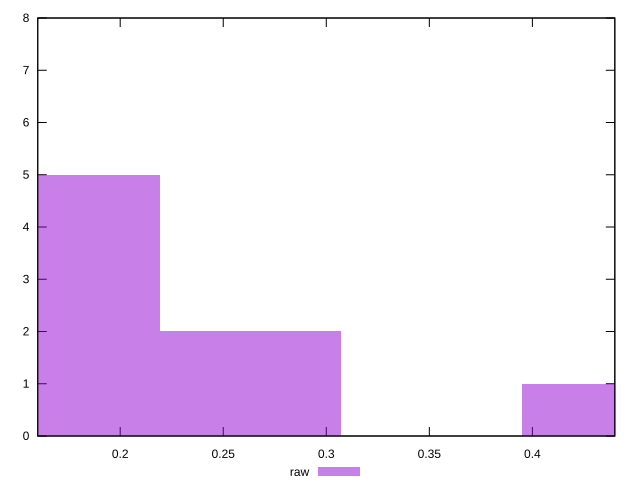

The gnuplot source for this figure:
reset

$raw <<EOF
0.2633287455021498 2
0.43888124250358307 1
0.17555249700143322 5
EOF

set key outside below
set boxwidth 0.08777624850071661
set xrange [0.16:0.44]
set yrange [0:8]
set trange [0:8]
set style fill transparent solid 0.5 noborder
set terminal svg size 640, 490 enhanced background rgb 'white'
set output "report/report_00029_2021-02-24T13-36-40.390Z/meta/score/samples/astro/raw/histogram.svg"

plot $raw title "raw" with boxes

reset
